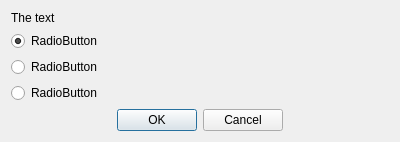
<?xml version="1.0" encoding="UTF-8"?>
<ui version="4.0">
 <class>DlgOneTwoAll</class>
 <widget class="QDialog" name="DlgOneTwoAll">
  <property name="geometry">
   <rect>
    <x>0</x>
    <y>0</y>
    <width>400</width>
    <height>131</height>
   </rect>
  </property>
  <property name="windowTitle">
   <string>Dialog</string>
  </property>
  <layout class="QVBoxLayout" name="verticalLayout">
   <item>
    <widget class="QLabel" name="lbText">
     <property name="text">
      <string>The text</string>
     </property>
    </widget>
   </item>
   <item>
    <widget class="QRadioButton" name="rbAll">
     <property name="text">
      <string>RadioButton</string>
     </property>
     <property name="checked">
      <bool>true</bool>
     </property>
    </widget>
   </item>
   <item>
    <widget class="QRadioButton" name="rbOne">
     <property name="text">
      <string>RadioButton</string>
     </property>
    </widget>
   </item>
   <item>
    <widget class="QRadioButton" name="rbTwo">
     <property name="text">
      <string>RadioButton</string>
     </property>
    </widget>
   </item>
   <item>
    <layout class="QHBoxLayout" name="horizontalLayout">
     <item>
      <spacer name="horizontalSpacer_2">
       <property name="orientation">
        <enum>Qt::Horizontal</enum>
       </property>
       <property name="sizeHint" stdset="0">
        <size>
         <width>40</width>
         <height>20</height>
        </size>
       </property>
      </spacer>
     </item>
     <item>
      <widget class="QPushButton" name="btnOk">
       <property name="text">
        <string>OK</string>
       </property>
      </widget>
     </item>
     <item>
      <widget class="QPushButton" name="btnCancel">
       <property name="text">
        <string>Cancel</string>
       </property>
      </widget>
     </item>
     <item>
      <spacer name="horizontalSpacer">
       <property name="orientation">
        <enum>Qt::Horizontal</enum>
       </property>
       <property name="sizeHint" stdset="0">
        <size>
         <width>40</width>
         <height>20</height>
        </size>
       </property>
      </spacer>
     </item>
    </layout>
   </item>
  </layout>
 </widget>
 <resources/>
 <connections/>
</ui>
